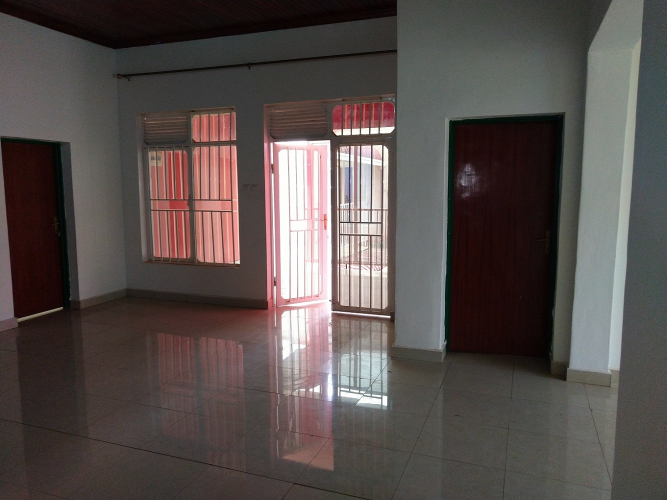
#> input picture lab02/left_eye.jpg, 1333 x 1000 px (shown at 1/2 size)
$ python lab02_stereopair.py   (older library calls are emulated)
#> lines starting #> are read from the running program, lines starting #| are printed output that depends on the picture
# -*- coding: utf-8 -*-
"""
Created on Wed Nov 11 12:22:15 2020

@author: COURAGE
"""

def occulus_view(left_image, right_image):
#> called with left_image = 'left_eye.jpg', right_image = 'right_eye.jpg'
    from PIL import Image
    import numpy as np

    left_eye = Image.open(left_image)
#> left_eye is the input picture: PIL image 1333x1000 RGB; mean R, G, B 87, 78.6, 76
    right_eye = Image.open(right_image)
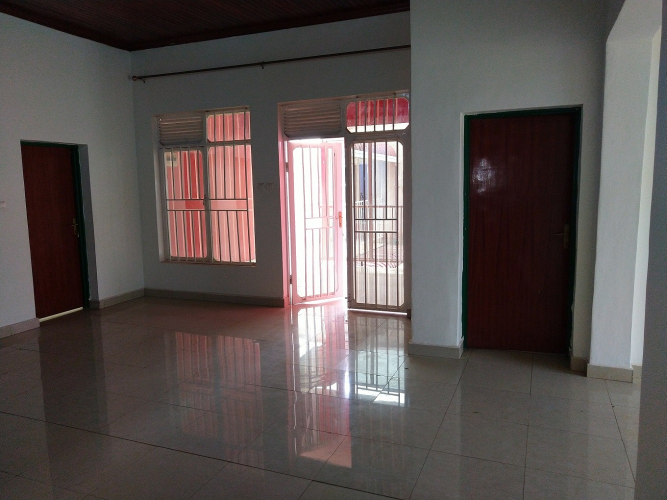
#> input picture lab02/right_eye.jpg, 1333 x 1000 px (shown at 1/2 size)
#> right_eye is the input picture: PIL image 1333x1000 RGB; mean R, G, B 91.2, 83, 81

    left_array = np.asarray(left_eye, np.float)

    #Create a numpy array of zeros
    background_image = np.zeros((2048, 4096, 3), np.uint8)

    #Convert the zero numpy array to two black images
    background1 = Image.fromarray(background_image)
#> background1: PIL image 4096x2048 RGB; every value is 0
    background2 = Image.fromarray(background_image)

    top_left_col = int((background_image.shape[1] - left_array.shape[1])/2)
#> top_left_col = 1381
    top_left_row = int((background_image.shape[0] - left_array.shape[0])/2)
#> top_left_row = 524


    #paste both pictures into the dark background
    background1.paste(left_eye,(top_left_col, top_left_row))
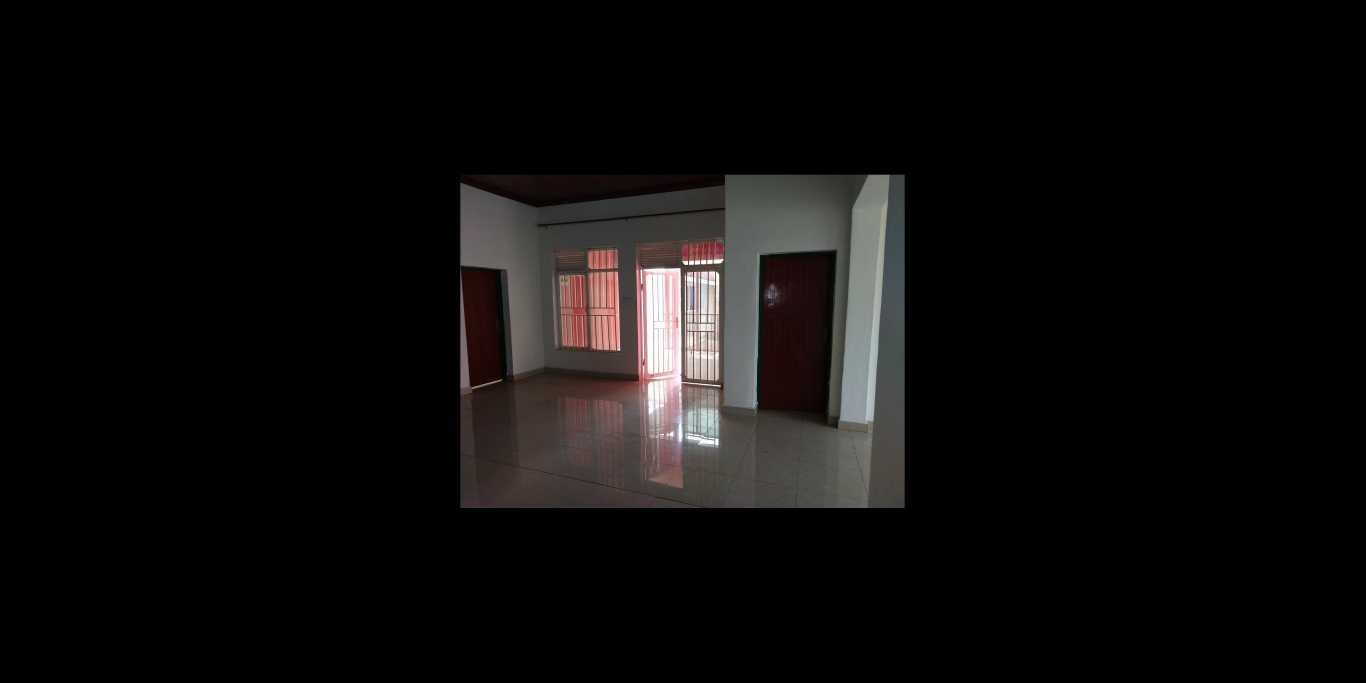
#> background1: PIL image 4096x2048 RGB (shown at 1/3 size); mean R, G, B 13.8, 12.5, 12.1
    background2.paste(right_eye,(top_left_col, top_left_row))
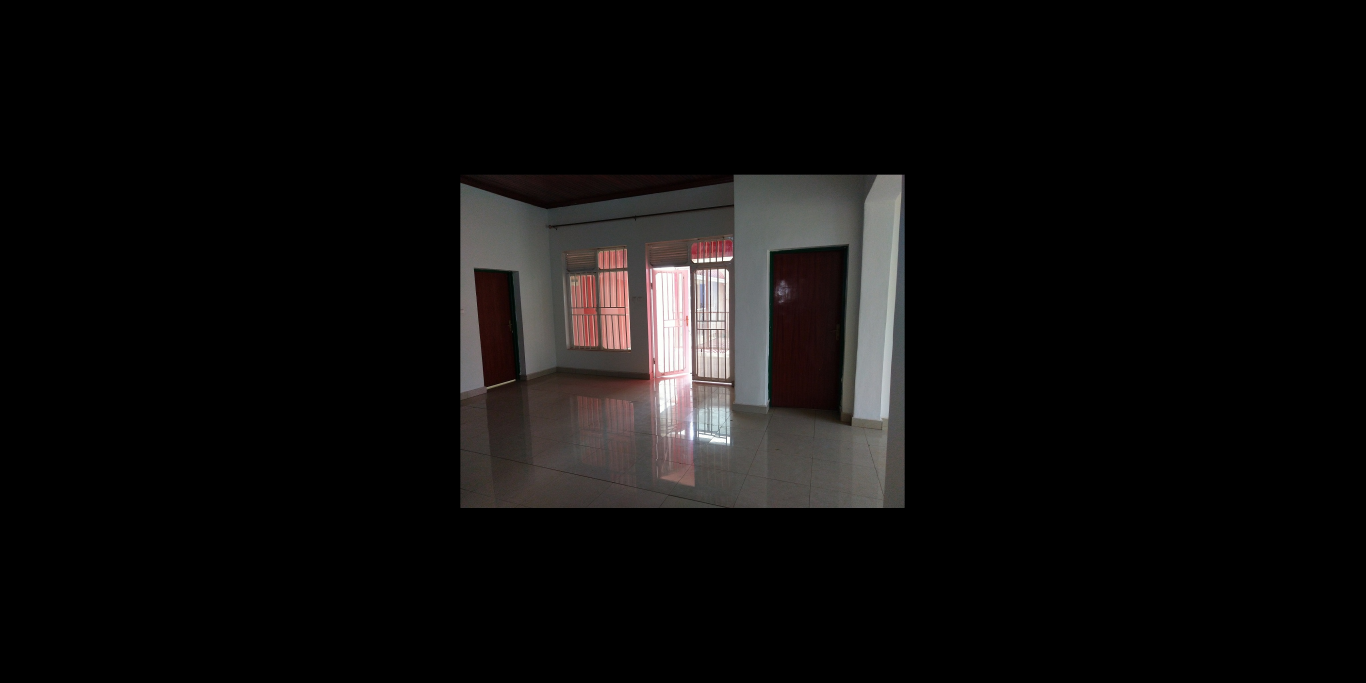
#> background2: PIL image 4096x2048 RGB (shown at 1/3 size); mean R, G, B 14.5, 13.2, 12.9


    image_1 = np.asarray(background1, np.uint8)
    image_2 = np.asarray(background2, np.uint8)

    #Stack both images on one another
    final = np.vstack([image_1, image_2])
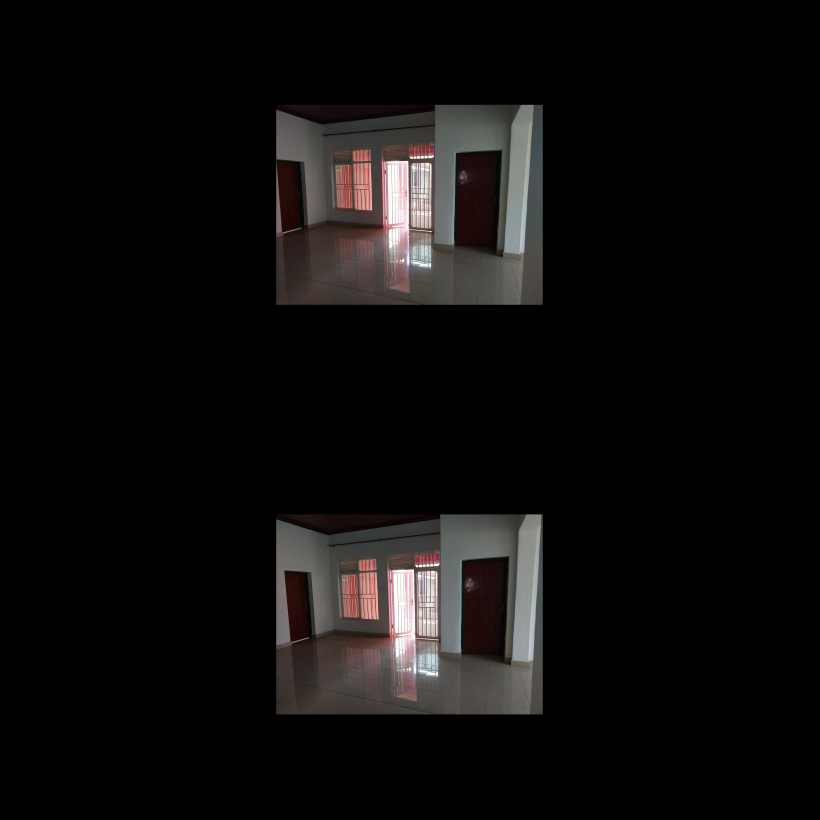
#> final: shape (4096, 4096, 3) (shown at 1/5 size); mean R, G, B 14.2, 12.8, 12.5

    #Output final image
    Image.fromarray(final).save('out.jpg', quality=95)


occulus_view("left_eye.jpg", "right_eye.jpg")
